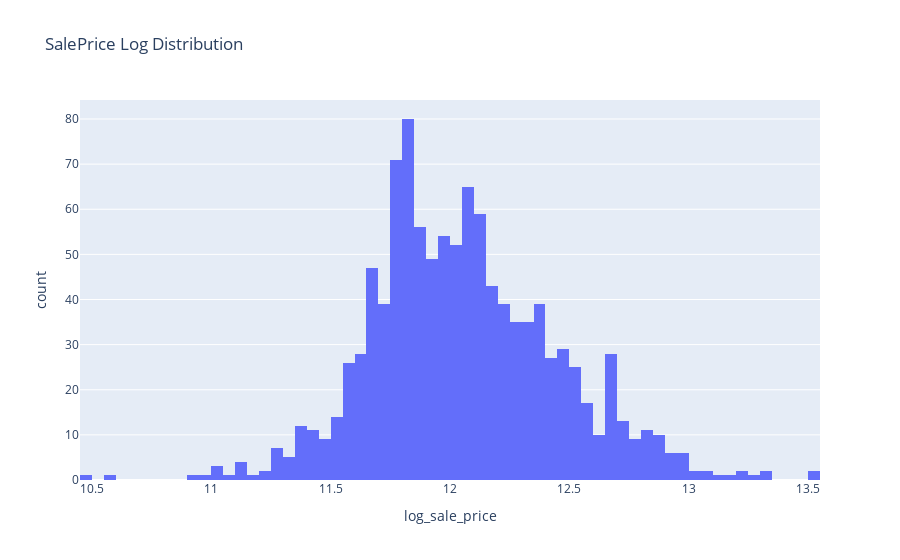

The cell this chart's notebook holds for it:
### Code cell
fig = px.histogram(df["log_sale_price"], x = "log_sale_price", title = "SalePrice Log Distribution")
fig.show()

### Figure 1 — Plotly figure (JSON) as saved in the notebook; plotly's stock layout.template omitted (floating-point values rounded to 4 significant figures; data arrays with more than 128 entries replaced by an {"elided": "..."} marker saying what was removed)
{"data": [{"alignmentgroup": "True", "bingroup": "x", "hovertemplate": "log_sale_price=%{x}<br>count=%{y}<extra></extra>", "legendgroup": "", "marker": {"color": "#636efa", "pattern": {"shape": ""}}, "name": "", "offsetgroup": "", "orientation": "v", "showlegend": false, "type": "histogram", "x": {"elided": "1094 float values"}, "xaxis": "x", "yaxis": "y"}], "layout": {"barmode": "relative", "legend": {"tracegroupgap": 0}, "title": {"text": "SalePrice Log Distribution"}, "xaxis": {"anchor": "y", "domain": [0, 1], "title": {"text": "log_sale_price"}}, "yaxis": {"anchor": "x", "domain": [0, 1], "title": {"text": "count"}}}}
